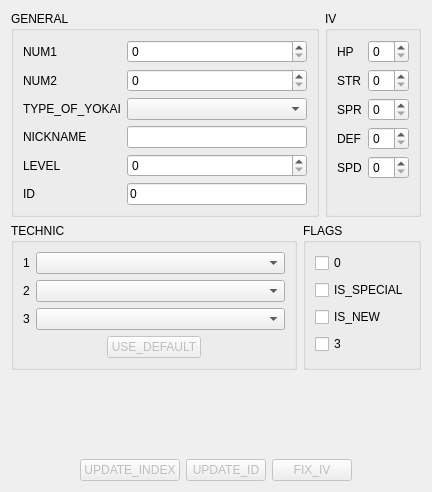
<?xml version="1.0" encoding="UTF-8"?>
<ui version="4.0">
 <class>YoukaiTabForm</class>
 <widget class="QWidget" name="YoukaiTabForm">
  <property name="windowTitle">
   <string notr="true">Form</string>
  </property>
  <layout class="QVBoxLayout" name="verticalLayout">
   <item>
    <layout class="QHBoxLayout" name="horizontalLayout_7">
     <item>
      <widget class="QGroupBox" name="groupBox_4">
       <property name="title">
        <string>GENERAL</string>
       </property>
       <layout class="QHBoxLayout" name="horizontalLayout_4">
        <item>
         <layout class="QFormLayout" name="formLayout">
          <item row="2" column="0">
           <widget class="QLabel" name="num1Label">
            <property name="text">
             <string>NUM1</string>
            </property>
           </widget>
          </item>
          <item row="2" column="1">
           <widget class="QSpinBox" name="num1SB">
            <property name="maximum">
             <number>65535</number>
            </property>
           </widget>
          </item>
          <item row="3" column="0">
           <widget class="QLabel" name="num2Label">
            <property name="text">
             <string>NUM2</string>
            </property>
           </widget>
          </item>
          <item row="3" column="1">
           <widget class="QSpinBox" name="num2SB">
            <property name="maximum">
             <number>65535</number>
            </property>
           </widget>
          </item>
          <item row="4" column="0">
           <widget class="QLabel" name="youkaiLabel">
            <property name="text">
             <string>TYPE_OF_YOKAI</string>
            </property>
           </widget>
          </item>
          <item row="4" column="1">
           <widget class="QComboBox" name="youkaiCB">
            <property name="minimumSize">
             <size>
              <width>180</width>
              <height>0</height>
             </size>
            </property>
           </widget>
          </item>
          <item row="6" column="0">
           <widget class="QLabel" name="nicknameLabel">
            <property name="text">
             <string>NICKNAME</string>
            </property>
           </widget>
          </item>
          <item row="6" column="1">
           <widget class="QLineEdit" name="nicknameEdit">
            <property name="minimumSize">
             <size>
              <width>170</width>
              <height>0</height>
             </size>
            </property>
           </widget>
          </item>
          <item row="7" column="0">
           <widget class="QLabel" name="levelLabel">
            <property name="text">
             <string>LEVEL</string>
            </property>
           </widget>
          </item>
          <item row="7" column="1">
           <widget class="QSpinBox" name="levelSB">
            <property name="minimum">
             <number>0</number>
            </property>
           </widget>
          </item>
          <item row="8" column="0">
           <widget class="QLabel" name="IDLabel">
            <property name="text">
             <string>ID</string>
            </property>
           </widget>
          </item>
          <item row="8" column="1">
           <widget class="QLineEdit" name="IDEdit">
            <property name="inputMask">
             <string notr="true">HHHHHHHH</string>
            </property>
            <property name="text">
             <string notr="true">0</string>
            </property>
            <property name="maxLength">
             <number>8</number>
            </property>
           </widget>
          </item>
         </layout>
        </item>
        <item>
         <layout class="QFormLayout" name="formLayout_4"/>
        </item>
       </layout>
      </widget>
     </item>
     <item>
      <widget class="QGroupBox" name="groupBox">
       <property name="title">
        <string>IV</string>
       </property>
       <layout class="QVBoxLayout" name="verticalLayout_6">
        <item>
         <layout class="QFormLayout" name="formLayout_2">
          <item row="0" column="0">
           <widget class="QLabel" name="IV_HPLabel">
            <property name="text">
             <string>HP</string>
            </property>
           </widget>
          </item>
          <item row="0" column="1">
           <widget class="QSpinBox" name="IV_HPSB">
            <property name="maximum">
             <number>80</number>
            </property>
           </widget>
          </item>
          <item row="1" column="0">
           <widget class="QLabel" name="IV_StrLabel">
            <property name="text">
             <string>STR</string>
            </property>
           </widget>
          </item>
          <item row="1" column="1">
           <widget class="QSpinBox" name="IV_StrSB">
            <property name="maximum">
             <number>40</number>
            </property>
           </widget>
          </item>
          <item row="2" column="0">
           <widget class="QLabel" name="IV_SprLabel">
            <property name="text">
             <string>SPR</string>
            </property>
           </widget>
          </item>
          <item row="2" column="1">
           <widget class="QSpinBox" name="IV_SprSB">
            <property name="maximum">
             <number>40</number>
            </property>
           </widget>
          </item>
          <item row="3" column="0">
           <widget class="QLabel" name="IV_DefLabel">
            <property name="text">
             <string>DEF</string>
            </property>
           </widget>
          </item>
          <item row="3" column="1">
           <widget class="QSpinBox" name="IV_DefSB">
            <property name="maximum">
             <number>40</number>
            </property>
           </widget>
          </item>
          <item row="4" column="0">
           <widget class="QLabel" name="IV_SpdLabel">
            <property name="text">
             <string>SPD</string>
            </property>
           </widget>
          </item>
          <item row="4" column="1">
           <widget class="QSpinBox" name="IV_SpdSB">
            <property name="maximum">
             <number>40</number>
            </property>
           </widget>
          </item>
         </layout>
        </item>
       </layout>
      </widget>
     </item>
    </layout>
   </item>
   <item>
    <layout class="QHBoxLayout" name="horizontalLayout">
     <item>
      <widget class="QGroupBox" name="groupBox_3">
       <property name="title">
        <string>TECHNIC</string>
       </property>
       <layout class="QVBoxLayout" name="verticalLayout_8">
        <item>
         <layout class="QFormLayout" name="formLayout_3">
          <item row="0" column="0">
           <widget class="QLabel" name="move1Label">
            <property name="text">
             <string notr="true">1</string>
            </property>
           </widget>
          </item>
          <item row="0" column="1">
           <widget class="QComboBox" name="move1CB"/>
          </item>
          <item row="1" column="0">
           <widget class="QLabel" name="move2Label">
            <property name="text">
             <string notr="true">2</string>
            </property>
           </widget>
          </item>
          <item row="1" column="1">
           <widget class="QComboBox" name="move2CB"/>
          </item>
          <item row="2" column="0">
           <widget class="QLabel" name="move3Label">
            <property name="text">
             <string notr="true">3</string>
            </property>
           </widget>
          </item>
          <item row="2" column="1">
           <widget class="QComboBox" name="move3CB"/>
          </item>
         </layout>
        </item>
        <item>
         <layout class="QHBoxLayout" name="horizontalLayout_2">
          <item>
           <spacer name="horizontalSpacer">
            <property name="orientation">
             <enum>Qt::Horizontal</enum>
            </property>
            <property name="sizeHint" stdset="0">
             <size>
              <width>40</width>
              <height>20</height>
             </size>
            </property>
           </spacer>
          </item>
          <item>
           <widget class="QPushButton" name="defaultAtkB">
            <property name="enabled">
             <bool>false</bool>
            </property>
            <property name="text">
             <string>USE_DEFAULT</string>
            </property>
           </widget>
          </item>
          <item>
           <spacer name="horizontalSpacer_2">
            <property name="orientation">
             <enum>Qt::Horizontal</enum>
            </property>
            <property name="sizeHint" stdset="0">
             <size>
              <width>40</width>
              <height>20</height>
             </size>
            </property>
           </spacer>
          </item>
         </layout>
        </item>
       </layout>
      </widget>
     </item>
     <item>
      <widget class="QGroupBox" name="flags">
       <property name="title">
        <string>FLAGS</string>
       </property>
       <layout class="QHBoxLayout" name="horizontalLayout_5">
        <item>
         <layout class="QVBoxLayout" name="verticalLayout_4">
          <item>
           <widget class="QCheckBox" name="flag4CB">
            <property name="text">
             <string>0</string>
            </property>
           </widget>
          </item>
          <item>
           <widget class="QCheckBox" name="flag5CB">
            <property name="text">
             <string>IS_SPECIAL</string>
            </property>
           </widget>
          </item>
          <item>
           <widget class="QCheckBox" name="flag6CB">
            <property name="text">
             <string notr="true">IS_NEW</string>
            </property>
           </widget>
          </item>
          <item>
           <widget class="QCheckBox" name="flag7CB">
            <property name="text">
             <string>3</string>
            </property>
           </widget>
          </item>
         </layout>
        </item>
       </layout>
      </widget>
     </item>
    </layout>
   </item>
   <item>
    <spacer name="verticalSpacer">
     <property name="orientation">
      <enum>Qt::Vertical</enum>
     </property>
     <property name="sizeHint" stdset="0">
      <size>
       <width>20</width>
       <height>83</height>
      </size>
     </property>
    </spacer>
   </item>
   <item>
    <layout class="QHBoxLayout" name="horizontalLayout_8">
     <item>
      <spacer name="horizontalSpacer_3">
       <property name="orientation">
        <enum>Qt::Horizontal</enum>
       </property>
       <property name="sizeHint" stdset="0">
        <size>
         <width>40</width>
         <height>20</height>
        </size>
       </property>
      </spacer>
     </item>
     <item>
      <widget class="QPushButton" name="youkaiNumApplyB">
       <property name="enabled">
        <bool>false</bool>
       </property>
       <property name="text">
        <string>UPDATE_INDEX</string>
       </property>
      </widget>
     </item>
     <item>
      <widget class="QPushButton" name="updateIDButton">
       <property name="enabled">
        <bool>false</bool>
       </property>
       <property name="text">
        <string>UPDATE_ID</string>
       </property>
      </widget>
     </item>
     <item>
      <widget class="QPushButton" name="fixIVButton">
       <property name="enabled">
        <bool>false</bool>
       </property>
       <property name="text">
        <string>FIX_IV</string>
       </property>
      </widget>
     </item>
     <item>
      <spacer name="horizontalSpacer_4">
       <property name="orientation">
        <enum>Qt::Horizontal</enum>
       </property>
       <property name="sizeHint" stdset="0">
        <size>
         <width>40</width>
         <height>20</height>
        </size>
       </property>
      </spacer>
     </item>
    </layout>
   </item>
  </layout>
 </widget>
 <resources/>
 <connections/>
</ui>
